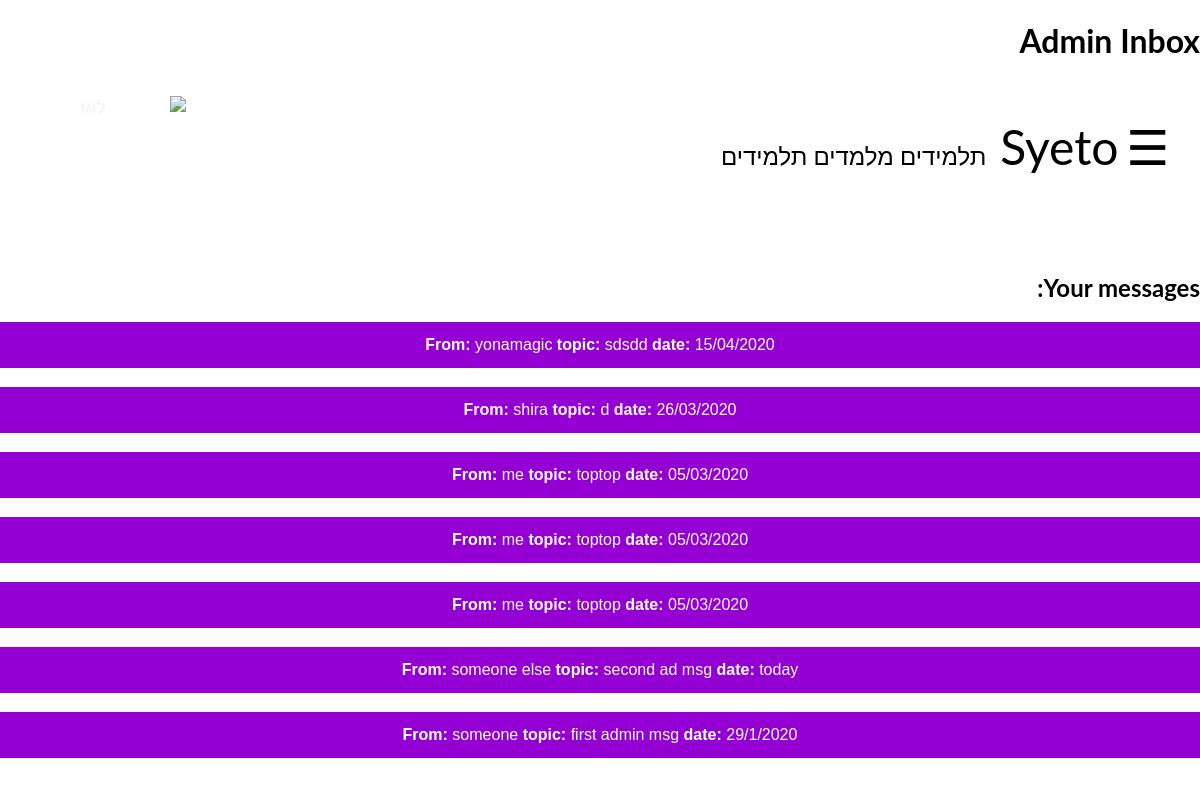
Before: /admin_options/admin_messages (signed in) with the older database file.
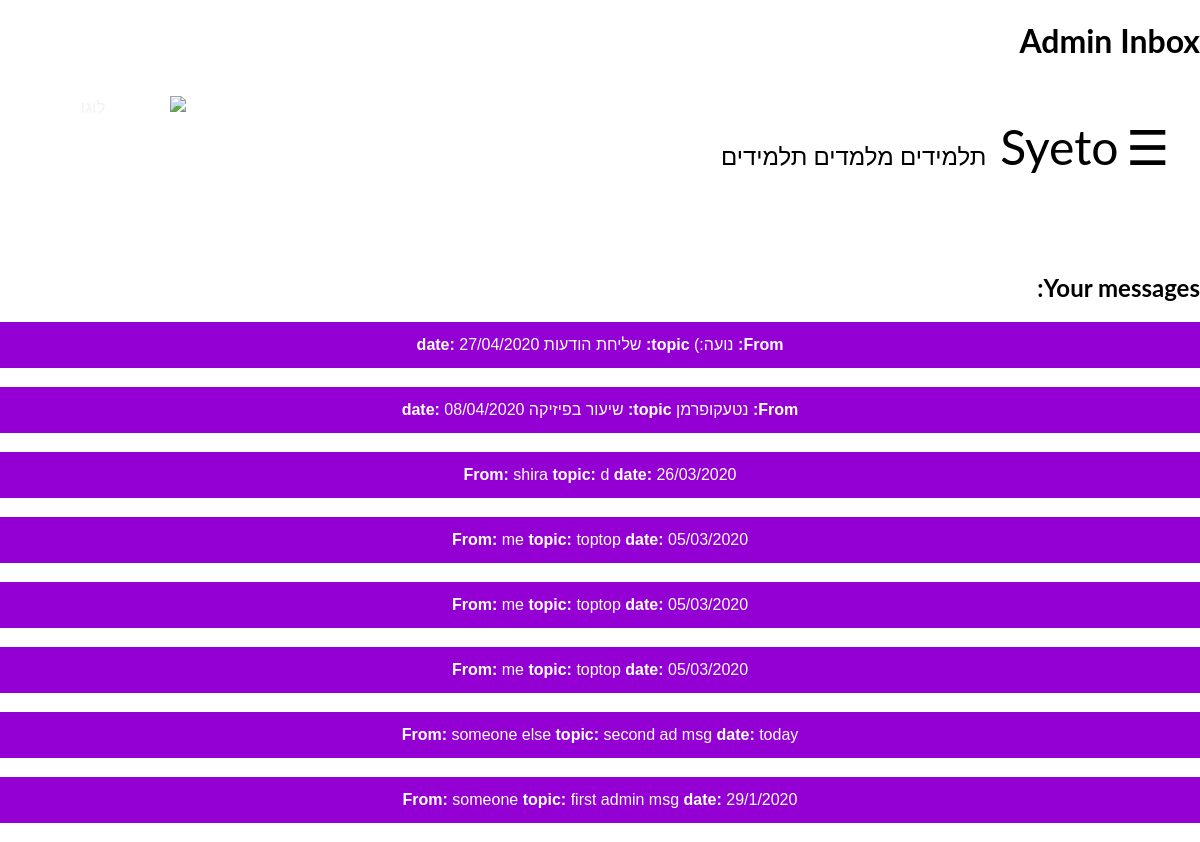
After: the same page with the newer database file.
### tables this page shows
CREATE TABLE "messages" (
	"messageID"	TEXT,
	"topic"	TEXT,
	"sender"	TEXT,
	"content"	TEXT,
	"date"	TEXT,
	"is_read"	TEXT,
	PRIMARY KEY("messageID")
);

### Application.py (the view)
@app.route('/admin_options/admin_messages', methods=['GET'])
def admin_messages():
    if 'user' in session:
        if DataBaseFunctions.is_admin(session['user']):
            messages = DataBaseFunctions.admins_messages_list()
            messages.reverse()
            return render_template('admin_messages.html', messages=messages)
    return redirect('/homePage')

### Application.py (called while the page is built)
@app.before_request
def update_lessons_offers():
    if 'user' in session:
        DataBaseFunctions.update_lessons_offers_that_have_passed(session['user'])
        DataBaseFunctions.update_lessons_offers_that_are_no_longer_relevant(session['user'])

@app.before_request
def update_last_login():
    if 'user' in session:
        DataBaseFunctions.update_last_login(session['user'])

@app.before_request
def update_lessons_requests_quantity():
    if 'user' in session:
        session['new_lessons_offers'] = DataBaseFunctions.number_of_lessons_requests(session['user'])
        session['new_messages'] = DataBaseFunctions.number_of_new_messages(session['user'])
        session['new_friend_requests'] = DataBaseFunctions.number_of_friend_requests(session['user'])
        session['lessons'] = DataBaseFunctions.number_of_lessons(session['user'])

### DataBaseFunctions.py (called while the page is built)
    @staticmethod # מחזיר מחרוזת המכילה את התאריך הנוכחי
    def get_date():
        import datetime
        date = str(datetime.datetime.now()).split(' ')[0]
        date = date.split('-')
        date.reverse()
        date = '/'.join(date)
        return date

### templates/admin_messages.html (shortened to what this page needs)
{% extends "registeredLayout.html" %}
{% block head %}
<h1>Admin Inbox</h1>
{% endblock %}
{% block body %}
<h2>Your messages:</h2>
{% for msg in messages %}
    <button class=block onclick="location.href='/admin_options/admin_messages/view_admin_msg/{{msg.id}}'"><b>From:</b> {{msg.sender}}      <b>topic:</b> {{msg.topic}}     <b>date:</b> {{msg.date}}</button>
    <br>
{% endfor %}
{% endblock %}

Changed rows visible on the page:
removed messages: sender "yonamagic", topic "sdsdd", date "15/04/2020"
added messages: sender "נועה:)", topic "שליחת הודעות", date "27/04/2020"
added messages: sender "נטעקופרמן", topic "שיעור בפיזיקה", date "08/04/2020"
Other visible differences:
new list line: "From: topic: date:"
list line gone: "From: topic: date:"
